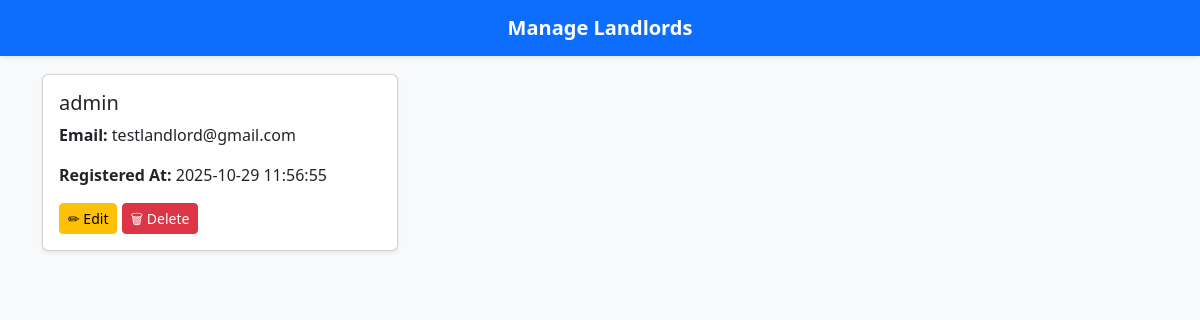
Page /users/manage_landlords.php (signed in) on the committed database.
### tables this page shows
CREATE TABLE `users` (
  `id` int(11) NOT NULL,
  `username` varchar(50) NOT NULL,
  `email` varchar(100) NOT NULL,
  `password` varchar(255) NOT NULL,
  `role` enum('student','landlord','admin') NOT NULL,
  `created_at` timestamp NOT NULL DEFAULT current_timestamp()
);

### users/manage_landlords.php (the view, shortened to what this page needs)
<?php
include("../config/db.php");
$result = $conn->query("SELECT * FROM users WHERE role='landlord' ORDER BY id DESC");
?>
<!DOCTYPE html>
<html lang="en">
<head>
    <link href="https://cdn.jsdelivr.net/npm/bootstrap@5.3.2/dist/css/bootstrap.min.css" rel="stylesheet">
</head>
<body class="bg-light">
<div class="container mt-4">
<nav class="navbar navbar-expand-lg navbar-dark bg-primary shadow-sm fixed-top">
    <div class="container-fluid d-flex justify-content-center">
        <a class="navbar-brand fw-bold text-center m-0" href="#" style="font-size: 1.25rem;">
             Manage Landlords
        </a>
    </div>
</nav>
    <?php if ($result->num_rows > 0): ?>
        <div class="row g-4">
            <?php while($landlord = $result->fetch_assoc()): ?>
                <div class="col-md-4">
                    <div class="card card-hover shadow-sm h-100">
                        <div class="card-body d-flex flex-column">
                            <h5 class="card-title"><?= htmlspecialchars($landlord['username']) ?></h5>
                            <p class="card-text"><strong>Email:</strong> <?= htmlspecialchars($landlord['email']) ?></p>
                            <p class="card-text"><strong>Registered At:</strong> <?= htmlspecialchars($landlord['created_at'] ?? 'N/A') ?></p>
                            <div class="mt-auto">
                                <a href="edit_user.php?id=<?= (int)$landlord['id'] ?>" class="btn btn-warning btn-sm">✏ Edit</a>
                                <a href="delete_user.php?id=<?= (int)$landlord['id'] ?>" class="btn btn-danger btn-sm" onclick="return confirm('Are you sure you want to delete this landlord?')">🗑 Delete</a>
                            </div>
                        </div>
                    </div>
                </div>
            <?php endwhile; ?>
        </div>
    <?php else: ?>
        <div class="alert alert-info text-center">
            <strong>No landlords found.</strong> Add some landlords to manage.
        </div>
    <?php endif; ?>
</div>
</body>
</html>

### users/manage_landlords.php (style rules this page uses)
body { background-color: #f8f9fa; padding-top: 50px; font-family: 'Segoe UI', Tahoma, Geneva, Verdana, sans-serif; }

### rows in the picture
users: username "admin", email "testlandlord@gmail.com", created_at "2025-10-29 11:56:55"
